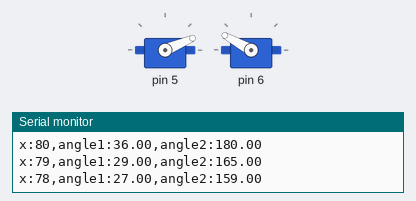
Simulated run of this sketch. Board: Arduino Uno, built with avr-gcc and run on an emulated ATmega328P. Shown: 2 × servo, the last lines printed to the serial monitor.

Above: at 0.1 s.
At 2.6 s:
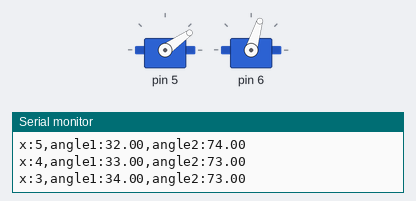
At 5.1 s:
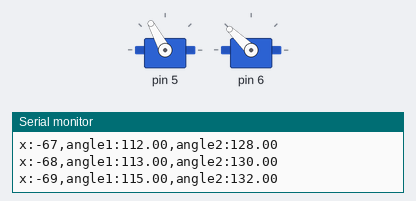
At 7.5 s:
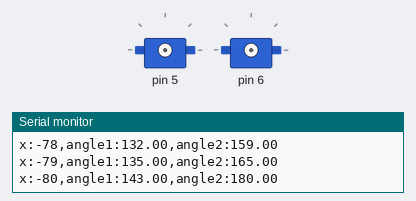
Timing chart, 0 to 9.0 s (numbered marks = the images above):
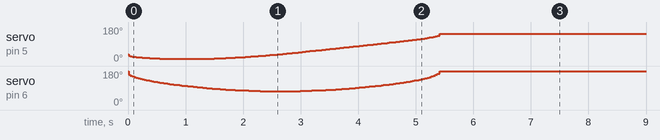

The sketch:

legController.ino
```cpp
// TODO: invert lower leg


#include <Servo.h>

float toDegrees(float angleInRadians) {
  float angleInDegrees = angleInRadians * RAD_TO_DEG;
  return angleInDegrees;
}

float toRadians(float angleInDegrees) {
  float angleInRadians = angleInDegrees * DEG_TO_RAD;
  return angleInRadians;
}


class LegController {
  Servo servo1;
  Servo servo2;

  public:
//    float getAngle1() {return angle1;}
//    float getAngle2() {return angle2;}
//    float setAngle1(float a) {angle1 = a; controlServos();}
//    float setAngle2(float a) {angle2 = a; controlServos();}

    float getAngle1() {return servo1.read() + angleOffset1;}
    float getAngle2() {return servo2.read() + angleOffset2;}

    void setAngle1(float a) {servo1.write(a - angleOffset1);}
    void setAngle2(float a) {servo2.write(a - angleOffset2);}
    void setAngles(float* a) {setAngle1(a[0]); setAngle2(a[1]);}

    float mountX = 0;
    float mountY = 0;

    float length1;
    float length2;

    float angleOffset1 = 0;
    float angleOffset2 = 0;

    bool jointFacesPositiveX = true;

    LegController(int pin1, int pin2, float len1, float len2) {
//      pin1 = p1;
//      pin2 = p2;
      servo1.attach(pin1);
      servo2.attach(pin2);

      length1 = len1;
      length2 = len2;
    }

    bool calculateInverseKinematics(float targetX, float targetY, float* anglesArr) {
      // (jointFacesPositiveX = case 2; jointFacesPositiveX = case 1;)

      // find knee position

      // https://stackoverflow.com/questions/3349125/circle-circle-intersection-points
      // http://paulbourke.net/geometry/circlesphere/
      // http://paulbourke.net/geometry/circlesphere/2circle1.gif

      // r0 = length1
      // r1 = length2

      // p0 = mount
      // p1 = target
      // p2 = midpoint between intersections
      // p3 = intersection (0, 1, 2 count)

      // distance between mount and target
      float dsq = sq(targetX - mountX) + sq(targetY - mountY);
      float d = sqrt(dsq);

      if(d > length1 + length2) {
        Serial.println("leg attempted overextension");

//        // debug
//        angle1 = 0;
//        angle2 = 0;

        return false;
      } else if(d == length1 + length2) {
//        Serial.println("leg at maximum extension");

//        angle1 = abs(toDegrees(atan2(targetY, targetX)));
//        angle2 = 180;
        anglesArr[0] = abs(toDegrees(atan2(targetY, targetX)));
        anglesArr[1] = 180;

        return true;
      }
//      Serial.println("leg operating normally");

      // distance between mount and knee
      float a = (sq(length1) - sq(length2) + dsq) / (2 * d);

      // distance between knee and target
      float b = d - a;

      // point between the intersections
      float p2x = mountX + a * (targetX - mountX) / d;
      float p2y = mountY + a * (targetY - mountY) / d;

      // distance between center to intersections
      float h = sqrt(sq(length1) - sq(a));

      // intersection 1 (case 1 for knee)
      float p3x1 = p2x + h * (targetY - mountY) / d;
      float p3y1 = p2y - h * (targetX - mountX) / d;

      // intersection 2 (case 2 for knee)
      float p3x2 = p2x - h * (targetY - mountY) / d;
      float p3y2 = p2y + h * (targetX - mountX) / d;


      // find angles

      // case 1
      float aUpper1 = abs(toDegrees(atan2(p3y1, p3x1)));
      float aLower1 = abs(toDegrees(atan(a / h) + atan(b / h)));

      // case 2
      float aUpper2 = abs(toDegrees(atan2(p3y2, p3x2)));
      float aLower2 = abs(toDegrees(atan(a / h) + atan(b / h)));

//      Serial.println(aUpper1);
//      Serial.println(aLower1);
//      Serial.println(aUpper2);
//      Serial.println(aLower2);


      // finish

      if(jointFacesPositiveX) {
//        angle1 = aUpper2;
//        angle2 = aLower2;
        anglesArr[0] = aUpper2;
        anglesArr[1] = aLower2;
      } else {
//        angle1 = aUpper1;
//        angle2 = aLower1;
        anglesArr[0] = aUpper1;
        anglesArr[1] = aLower1;
      }

//      Serial.println(angle1);
//      Serial.println(angle2);

      return true;
    }

    bool toPosition(float targetX, float targetY) {
      float angles[2];
      bool success = calculateInverseKinematics(targetX, targetY, angles);
      if(success) {setAngles(angles);}
      return success;
    }
};


void setup() {
  Serial.begin(9600);
//  Serial.println("setup start");

  LegController leg1(5, 6, 50, 50);

//  leg1.toPosition(40, -75);
//  delay(5000);

  // legs for MEGA
//  LegController legFR(2, 3, 50, 50);
//  LegController legFL(4, 5, 50, 50);
//  LegController legBL(6, 7, 50, 50);
//  LegController legBR(8, 9, 50, 50);

  for(int x=80; x>=-80; x-=1) {
    int success = leg1.toPosition(x, -60);
    if(!success) {continue;}

    Serial.print("x:");
    Serial.print(x);
    Serial.print(",");

    Serial.print("angle1:");
    Serial.print(leg1.getAngle1());
    Serial.print(",");

    Serial.print("angle2:");
    Serial.print(leg1.getAngle2());
    Serial.println("");

    delay(2);
  }

  delay(2000);
  leg1.setAngle1(0);
  leg1.setAngle2(0);

//  Serial.println("setup end");
}

void loop() {


////  Serial.print("x:");
////  Serial.print(x);
////  Serial.print(", ");
//
//  Serial.print("angle1:");
//  Serial.print(leg1.getAngle1());
//  Serial.print(", ");
//
//  Serial.print("angle2:");
//  Serial.print(leg1.getAngle2());
//  Serial.println("");
}
```
